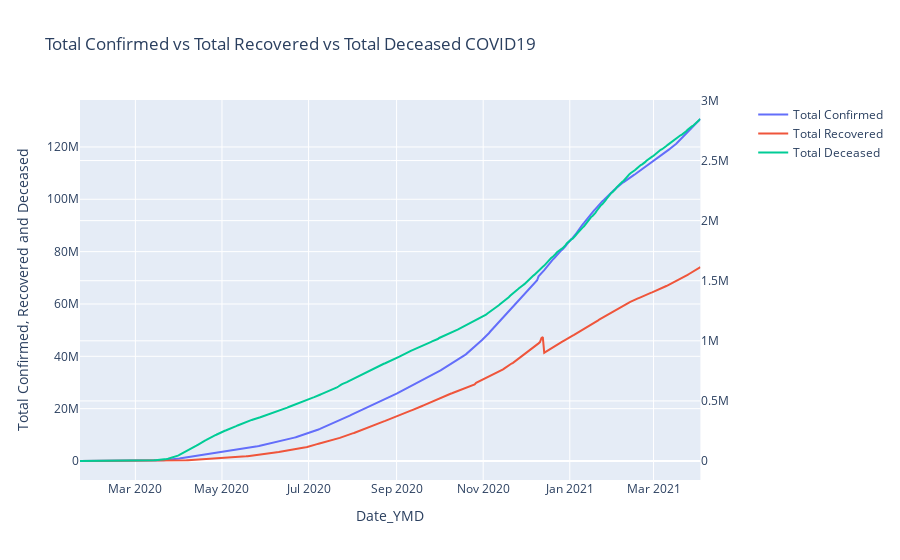
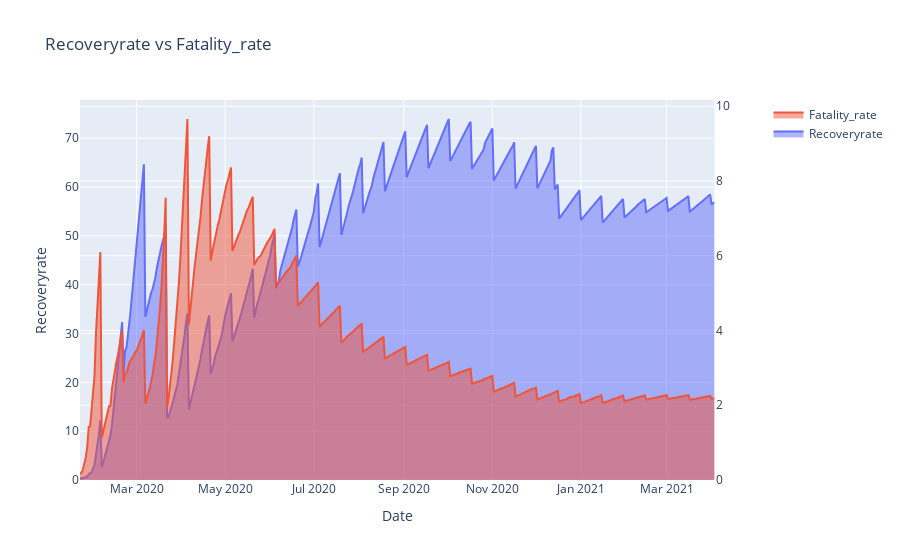

Notebook source saved alongside these figures, in order:
### Code cell
data['Recovery_rate']=recovery_fatality(data,'Confirmed','Recovered')
data['Fatality_rate']=recovery_fatality(data,'Confirmed','Deaths')
#plot_graph_data(df1['Date_YMD'],df1['Daily Recovered'],df1['Daily Deceased'],'Date','Daily Recovered','Daily Deceased')
plot_graph_2(data['Date_YMD'],data['Confirmed'],data['Recovered'],data['Deaths'])
plot_graph_data(data['Date_YMD'],data['Recovery_rate'],data['Fatality_rate'],'Date','Recoveryrate','Fatality_rate')

### Figure 1 — Plotly figure (JSON) as saved in the notebook; plotly's stock layout.template omitted (floating-point values rounded to 4 significant figures; data arrays with more than 128 entries replaced by an {"elided": "..."} marker saying what was removed)
{"data": [{"name": "Total Confirmed", "yaxis": "y", "xaxis": "x", "y": {"elided": "438 int values"}, "x": {"elided": "438 str values"}, "type": "scatter"}, {"name": "Total Recovered", "yaxis": "y", "xaxis": "x", "y": {"elided": "438 int values"}, "x": {"elided": "438 str values"}, "type": "scatter"}, {"name": "Total Deceased", "yaxis": "y2", "xaxis": "x", "y": {"elided": "438 int values"}, "x": {"elided": "438 str values"}, "type": "scatter"}], "layout": {"yaxis2": {"overlaying": "y", "anchor": "x", "side": "right"}, "yaxis": {"domain": [0, 1], "anchor": "x", "title": {"text": "Total Confirmed, Recovered and Deceased"}}, "xaxis": {"domain": [0, 0.94], "anchor": "y", "title": {"text": "Date_YMD"}}, "title": {"text": "Total Confirmed vs Total Recovered vs Total Deceased COVID19"}}}

### Figure 2 — Plotly figure (JSON) as saved in the notebook; plotly's stock layout.template omitted (floating-point values rounded to 4 significant figures; data arrays with more than 128 entries replaced by an {"elided": "..."} marker saying what was removed)
{"data": [{"name": "Recoveryrate", "yaxis": "y", "xaxis": "x", "y": {"elided": "438 float values"}, "x": {"elided": "438 str values"}, "type": "scatter", "fill": "tozeroy"}, {"name": "Fatality_rate", "yaxis": "y2", "xaxis": "x", "y": {"elided": "438 float values"}, "x": {"elided": "438 str values"}, "type": "scatter", "fill": "tonexty"}], "layout": {"yaxis2": {"overlaying": "y", "anchor": "x", "side": "right"}, "yaxis": {"domain": [0, 1], "anchor": "x", "title": {"text": "Recoveryrate"}}, "xaxis": {"domain": [0, 0.94], "anchor": "y", "title": {"text": "Date"}}, "title": {"text": "Recoveryrate vs Fatality_rate"}}}
